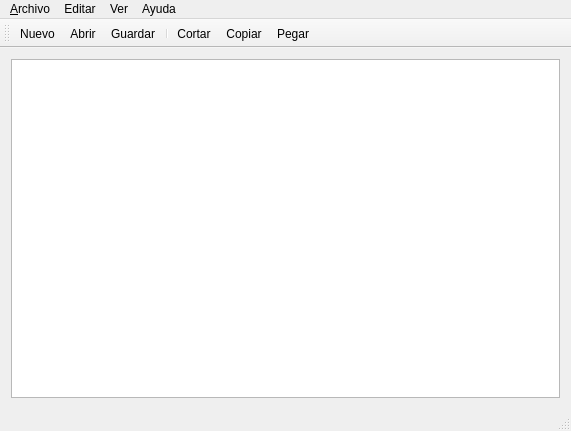
<?xml version="1.0" encoding="UTF-8"?>
<ui version="4.0">
 <class>MainWindow</class>
 <widget class="QMainWindow" name="MainWindow">
  <property name="geometry">
   <rect>
    <x>0</x>
    <y>0</y>
    <width>571</width>
    <height>431</height>
   </rect>
  </property>
  <property name="sizePolicy">
   <sizepolicy hsizetype="Expanding" vsizetype="Expanding">
    <horstretch>0</horstretch>
    <verstretch>0</verstretch>
   </sizepolicy>
  </property>
  <property name="windowTitle">
   <string>MainWindow</string>
  </property>
  <property name="iconSize">
   <size>
    <width>32</width>
    <height>32</height>
   </size>
  </property>
  <property name="dockOptions">
   <set>QMainWindow::AllowTabbedDocks|QMainWindow::AnimatedDocks|QMainWindow::VerticalTabs</set>
  </property>
  <widget class="QWidget" name="centralWidget">
   <layout class="QGridLayout" name="gridLayout">
    <item row="0" column="0">
     <widget class="QTextEdit" name="textEdit">
      <property name="sizePolicy">
       <sizepolicy hsizetype="Expanding" vsizetype="Expanding">
        <horstretch>0</horstretch>
        <verstretch>0</verstretch>
       </sizepolicy>
      </property>
      <property name="readOnly">
       <bool>false</bool>
      </property>
     </widget>
    </item>
   </layout>
  </widget>
  <widget class="QMenuBar" name="menuBar">
   <property name="geometry">
    <rect>
     <x>0</x>
     <y>0</y>
     <width>571</width>
     <height>21</height>
    </rect>
   </property>
   <widget class="QMenu" name="menuArchivo">
    <property name="title">
     <string>&amp;Archivo</string>
    </property>
    <addaction name="actionNew"/>
    <addaction name="actionOpen"/>
    <addaction name="actionSave"/>
    <addaction name="actionSaveAs"/>
    <addaction name="separator"/>
    <addaction name="actionClose"/>
    <addaction name="separator"/>
    <addaction name="actionExit"/>
    <addaction name="separator"/>
   </widget>
   <widget class="QMenu" name="menuVer">
    <property name="title">
     <string>Ver</string>
    </property>
    <addaction name="actionSelectFont"/>
   </widget>
   <widget class="QMenu" name="menuEditar">
    <property name="title">
     <string>Editar</string>
    </property>
    <addaction name="actionUndo"/>
    <addaction name="actionRedo"/>
    <addaction name="separator"/>
    <addaction name="actionCut"/>
    <addaction name="actionCopy"/>
    <addaction name="actionPaste"/>
   </widget>
   <widget class="QMenu" name="menuAyuda">
    <property name="title">
     <string>Ayuda</string>
    </property>
    <addaction name="actionAboutQt"/>
    <addaction name="separator"/>
    <addaction name="actionAbout"/>
   </widget>
   <addaction name="menuArchivo"/>
   <addaction name="menuEditar"/>
   <addaction name="menuVer"/>
   <addaction name="menuAyuda"/>
  </widget>
  <widget class="QToolBar" name="mainToolBar">
   <attribute name="toolBarArea">
    <enum>TopToolBarArea</enum>
   </attribute>
   <attribute name="toolBarBreak">
    <bool>true</bool>
   </attribute>
   <addaction name="actionNew"/>
   <addaction name="actionOpen"/>
   <addaction name="actionSave"/>
   <addaction name="separator"/>
   <addaction name="actionCut"/>
   <addaction name="actionCopy"/>
   <addaction name="actionPaste"/>
  </widget>
  <widget class="QStatusBar" name="statusBar"/>
  <action name="actionNew">
   <property name="icon">
    <iconset resource="icons.qrc">
     <normaloff>:/icons/new.png</normaloff>:/icons/new.png</iconset>
   </property>
   <property name="text">
    <string>Nuevo</string>
   </property>
   <property name="toolTip">
    <string>Crear un nuevo documento</string>
   </property>
   <property name="shortcut">
    <string>Ctrl+N</string>
   </property>
  </action>
  <action name="actionExit">
   <property name="text">
    <string>Salir</string>
   </property>
   <property name="toolTip">
    <string>Salir de la Aplicacion</string>
   </property>
  </action>
  <action name="actionClose">
   <property name="text">
    <string>Cerrar</string>
   </property>
   <property name="toolTip">
    <string>Cierra la ventana actual</string>
   </property>
   <property name="shortcut">
    <string>Ctrl+W</string>
   </property>
  </action>
  <action name="actionSelectFont">
   <property name="text">
    <string>Seleccionar Fuente</string>
   </property>
   <property name="toolTip">
    <string>Selecciona la fuente del texto</string>
   </property>
  </action>
  <action name="actionAbout">
   <property name="text">
    <string>Acerca</string>
   </property>
  </action>
  <action name="actionAboutQt">
   <property name="text">
    <string>Acerca de Qt</string>
   </property>
  </action>
  <action name="actionCut">
   <property name="icon">
    <iconset resource="icons.qrc">
     <normaloff>:/icons/cut.png</normaloff>:/icons/cut.png</iconset>
   </property>
   <property name="text">
    <string>Cortar</string>
   </property>
   <property name="toolTip">
    <string>Cortar</string>
   </property>
   <property name="shortcut">
    <string>Ctrl+X</string>
   </property>
  </action>
  <action name="actionCopy">
   <property name="icon">
    <iconset resource="icons.qrc">
     <normaloff>:/icons/copy.png</normaloff>:/icons/copy.png</iconset>
   </property>
   <property name="text">
    <string>Copiar</string>
   </property>
   <property name="shortcut">
    <string>Ctrl+C</string>
   </property>
  </action>
  <action name="actionPaste">
   <property name="icon">
    <iconset resource="icons.qrc">
     <normaloff>:/icons/paste.png</normaloff>:/icons/paste.png</iconset>
   </property>
   <property name="text">
    <string>Pegar</string>
   </property>
   <property name="toolTip">
    <string>Pegar</string>
   </property>
   <property name="shortcut">
    <string>Ctrl+V</string>
   </property>
  </action>
  <action name="actionUndo">
   <property name="text">
    <string>Deshacer</string>
   </property>
   <property name="toolTip">
    <string>Deshacer la ultima accion</string>
   </property>
   <property name="shortcut">
    <string>Ctrl+Z</string>
   </property>
  </action>
  <action name="actionRedo">
   <property name="text">
    <string>Rehacer</string>
   </property>
   <property name="toolTip">
    <string>Rehacer la ultima accion</string>
   </property>
   <property name="shortcut">
    <string>Ctrl+Y</string>
   </property>
  </action>
  <action name="actionOpen">
   <property name="icon">
    <iconset resource="icons.qrc">
     <normaloff>:/icons/open.png</normaloff>:/icons/open.png</iconset>
   </property>
   <property name="text">
    <string>Abrir</string>
   </property>
   <property name="toolTip">
    <string>Abrir un documento</string>
   </property>
   <property name="shortcut">
    <string>Ctrl+O</string>
   </property>
  </action>
  <action name="actionSave">
   <property name="icon">
    <iconset resource="icons.qrc">
     <normaloff>:/icons/save.png</normaloff>:/icons/save.png</iconset>
   </property>
   <property name="text">
    <string>Guardar</string>
   </property>
   <property name="toolTip">
    <string>Guardar documento</string>
   </property>
   <property name="shortcut">
    <string>Ctrl+S</string>
   </property>
  </action>
  <action name="actionSaveAs">
   <property name="text">
    <string>Guardar Como...</string>
   </property>
   <property name="toolTip">
    <string>Guardar documento como...</string>
   </property>
   <property name="shortcut">
    <string>Ctrl+Shift+S</string>
   </property>
  </action>
 </widget>
 <layoutdefault spacing="6" margin="11"/>
 <resources>
  <include location="icons.qrc"/>
 </resources>
 <connections/>
</ui>
